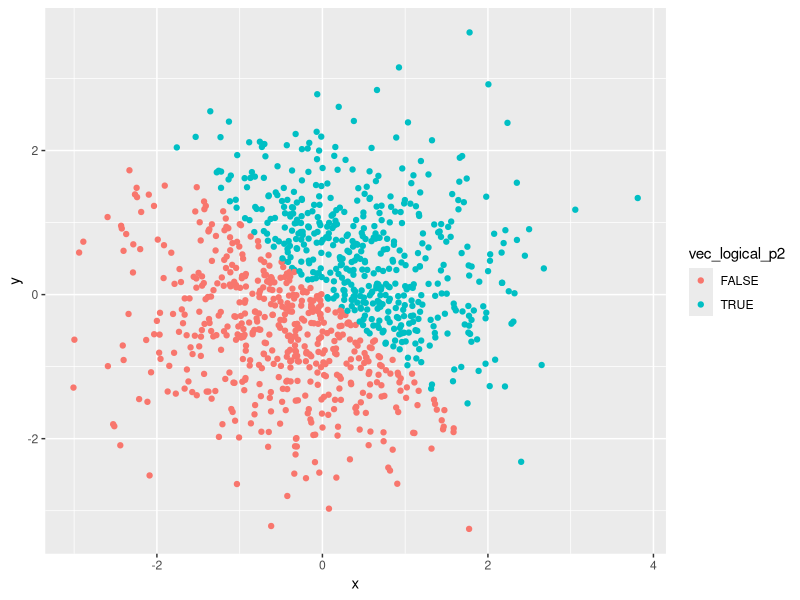
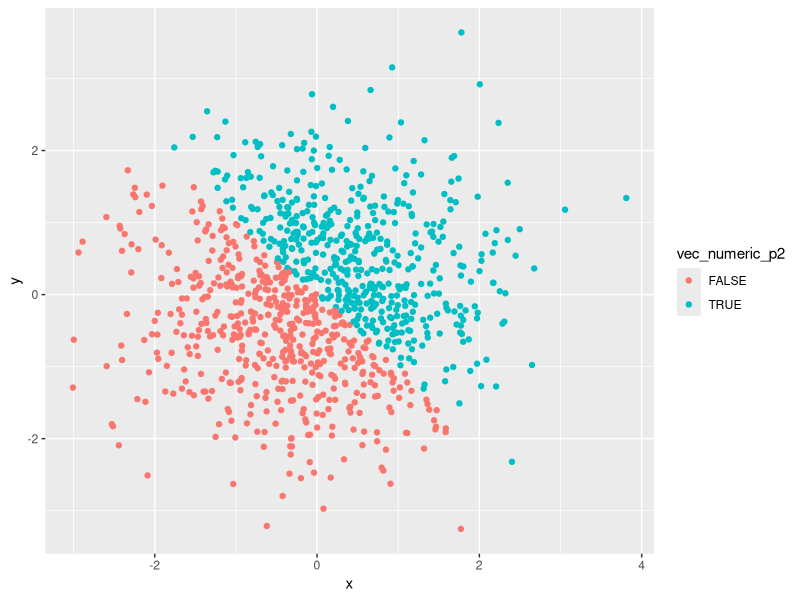
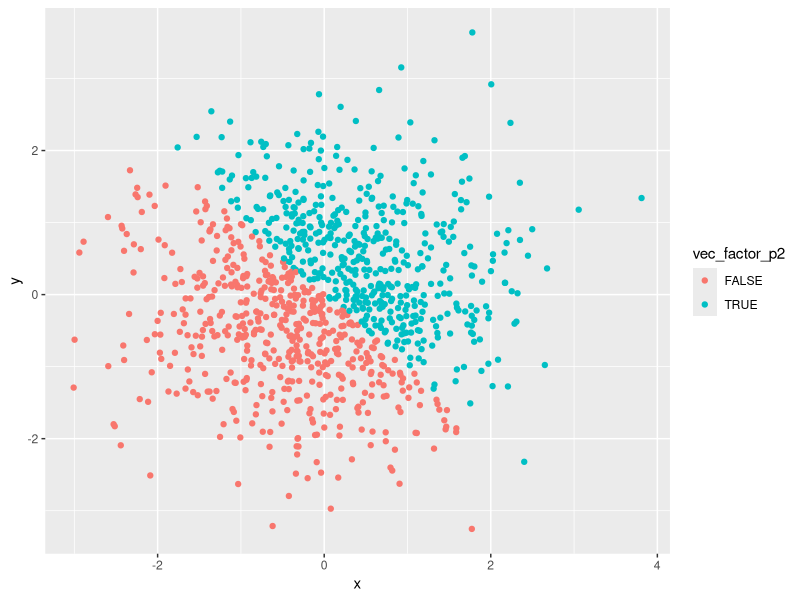
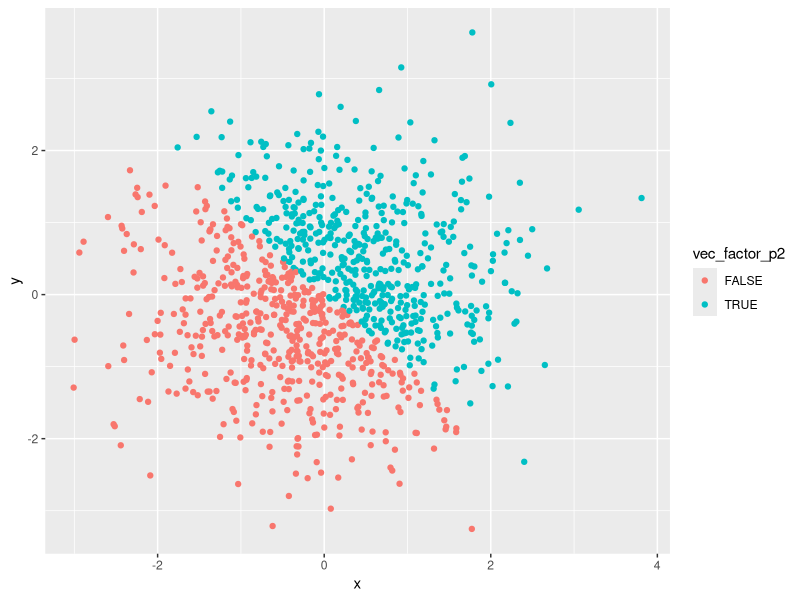

The R source for these figures, in order:
## ---- chunk 1
library(tidyverse)
## ---- chunk 2
set.seed(1)

p1_df = tibble(
  random_sample = runif(n = 10, min = 0, max = 5),
  vec_char = c("This", "is", "trying", "to", "answer", "question", "one", "of", "homework", "one"),
  vec_logical = c(random_sample > 2),
  vec_factor = factor(c("blue", "green", "blue", "green", "green", "blue", "blue", "green", "blue", "green"))
)
## ---- chunk 3
mean(p1_df$random_sample)
mean(p1_df$vec_char)
mean(p1_df$vec_logical)
mean(p1_df$vec_factor)
## ---- chunk 4
as.numeric(p1_df$vec_char)
as.numeric(p1_df$vec_logical)
as.numeric(p1_df$vec_factor)
## ---- chunk 5
vec_char2 <- as.factor(p1_df$vec_char)
as.numeric(vec_char2)

vec_fac2 <- as.character(p1_df$vec_factor)
as.numeric(vec_fac2)
## ---- chunk 6
p2_df = tibble(
  x = rnorm(n = 1000, mean = 0, sd = 1),
  y = rnorm(n = 1000, mean = 0, sd = 1),
  vec_logical_p2 = c(x + y > 0),
  vec_numeric_p2 = c(vec_logical_p2),
  vec_factor_p2 = c(vec_logical_p2)
)

p2_df
## ---- chunk 7
p2_xy_sp1 <- ggplot(p2_df, aes(x = x, y = y, color = vec_logical_p2)) + geom_point()

p2_xy_sp1
## ---- chunk 8
p2_xy_sp2 <- ggplot(p2_df, aes(x =x, y = y, color = vec_numeric_p2)) + geom_point()

p2_xy_sp2
## ---- chunk 9
p2_xy_sp3 <- ggplot(p2_df, aes(x =x, y = y, color = vec_factor_p2)) + geom_point()

p2_xy_sp3
## ---- chunk 10
ggsave("p2_xy_sp1.pdf")
